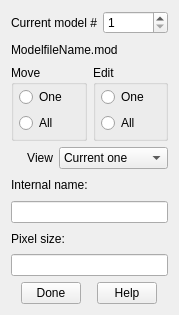
<ui version="4.0" >
 <class>imodvModeledForm</class>
 <widget class="QWidget" name="imodvModeledForm" >
  <property name="geometry" >
   <rect>
    <x>0</x>
    <y>0</y>
    <width>179</width>
    <height>315</height>
   </rect>
  </property>
  <property name="focusPolicy" >
   <enum>Qt::StrongFocus</enum>
  </property>
  <property name="windowTitle" >
   <string>3dmodv Model Edit</string>
  </property>
  <layout class="QVBoxLayout" name="verticalLayout_3" >
   <item>
    <layout class="QHBoxLayout" >
     <property name="spacing" >
      <number>6</number>
     </property>
     <property name="margin" >
      <number>0</number>
     </property>
     <item>
      <widget class="QLabel" name="TextLabel1" >
       <property name="text" >
        <string>Current model #</string>
       </property>
       <property name="alignment" >
        <set>Qt::AlignRight|Qt::AlignTrailing|Qt::AlignVCenter</set>
       </property>
       <property name="wordWrap" >
        <bool>false</bool>
       </property>
      </widget>
     </item>
     <item>
      <widget class="QSpinBox" name="currentSpinBox" >
       <property name="focusPolicy" >
        <enum>Qt::ClickFocus</enum>
       </property>
       <property name="toolTip" >
        <string>Select the current model to be displayed</string>
       </property>
       <property name="minimum" >
        <number>1</number>
       </property>
      </widget>
     </item>
    </layout>
   </item>
   <item>
    <widget class="QLabel" name="filenameLabel" >
     <property name="text" >
      <string>ModelfileName.mod</string>
     </property>
     <property name="wordWrap" >
      <bool>false</bool>
     </property>
    </widget>
   </item>
   <item>
    <layout class="QHBoxLayout" name="horizontalLayout" >
     <item>
      <widget class="QGroupBox" name="groupBox" >
       <property name="title" >
        <string>Move</string>
       </property>
       <layout class="QVBoxLayout" name="verticalLayout" >
        <property name="leftMargin" >
         <number>5</number>
        </property>
        <property name="topMargin" >
         <number>2</number>
        </property>
        <property name="rightMargin" >
         <number>5</number>
        </property>
        <property name="bottomMargin" >
         <number>5</number>
        </property>
        <item>
         <widget class="QRadioButton" name="moveOneRadio" >
          <property name="focusPolicy" >
           <enum>Qt::NoFocus</enum>
          </property>
          <property name="toolTip" >
           <string>Move only the current model</string>
          </property>
          <property name="text" >
           <string>One</string>
          </property>
         </widget>
        </item>
        <item>
         <widget class="QRadioButton" name="moveAllRadio" >
          <property name="focusPolicy" >
           <enum>Qt::NoFocus</enum>
          </property>
          <property name="toolTip" >
           <string>Move all models together</string>
          </property>
          <property name="text" >
           <string>All</string>
          </property>
         </widget>
        </item>
       </layout>
      </widget>
     </item>
     <item>
      <widget class="QGroupBox" name="groupBox_2" >
       <property name="title" >
        <string>Edit</string>
       </property>
       <layout class="QVBoxLayout" name="verticalLayout_2" >
        <property name="leftMargin" >
         <number>5</number>
        </property>
        <property name="topMargin" >
         <number>2</number>
        </property>
        <property name="rightMargin" >
         <number>5</number>
        </property>
        <property name="bottomMargin" >
         <number>5</number>
        </property>
        <item>
         <widget class="QRadioButton" name="editOneRadio" >
          <property name="focusPolicy" >
           <enum>Qt::NoFocus</enum>
          </property>
          <property name="toolTip" >
           <string>Edit properties only of current model</string>
          </property>
          <property name="text" >
           <string>One</string>
          </property>
         </widget>
        </item>
        <item>
         <widget class="QRadioButton" name="editAllRadio" >
          <property name="focusPolicy" >
           <enum>Qt::NoFocus</enum>
          </property>
          <property name="toolTip" >
           <string>Edit properties of all models together</string>
          </property>
          <property name="text" >
           <string>All</string>
          </property>
         </widget>
        </item>
       </layout>
      </widget>
     </item>
    </layout>
   </item>
   <item>
    <layout class="QHBoxLayout" >
     <property name="spacing" >
      <number>6</number>
     </property>
     <property name="margin" >
      <number>0</number>
     </property>
     <item>
      <widget class="QLabel" name="TextLabel5" >
       <property name="text" >
        <string>View</string>
       </property>
       <property name="alignment" >
        <set>Qt::AlignRight|Qt::AlignTrailing|Qt::AlignVCenter</set>
       </property>
       <property name="wordWrap" >
        <bool>false</bool>
       </property>
      </widget>
     </item>
     <item>
      <widget class="QComboBox" name="viewComboBox" >
       <property name="focusPolicy" >
        <enum>Qt::NoFocus</enum>
       </property>
       <property name="toolTip" >
        <string>Select which models to view with the current one, if any</string>
       </property>
       <item>
        <property name="text" >
         <string>Current one</string>
        </property>
       </item>
       <item>
        <property name="text" >
         <string>Current &amp; last</string>
        </property>
       </item>
       <item>
        <property name="text" >
         <string>Current &amp; next</string>
        </property>
       </item>
       <item>
        <property name="text" >
         <string>All models</string>
        </property>
       </item>
      </widget>
     </item>
    </layout>
   </item>
   <item>
    <widget class="QLabel" name="TextLabel3" >
     <property name="text" >
      <string>Internal name:</string>
     </property>
     <property name="alignment" >
      <set>Qt::AlignLeading|Qt::AlignLeft|Qt::AlignVCenter</set>
     </property>
     <property name="wordWrap" >
      <bool>false</bool>
     </property>
    </widget>
   </item>
   <item>
    <widget class="QLineEdit" name="internalNameEdit" >
     <property name="focusPolicy" >
      <enum>Qt::ClickFocus</enum>
     </property>
     <property name="toolTip" >
      <string>Enter an internally stored name for this model</string>
     </property>
    </widget>
   </item>
   <item>
    <widget class="QLabel" name="TextLabel4" >
     <property name="text" >
      <string>Pixel size:</string>
     </property>
     <property name="alignment" >
      <set>Qt::AlignLeading|Qt::AlignLeft|Qt::AlignVCenter</set>
     </property>
     <property name="wordWrap" >
      <bool>false</bool>
     </property>
    </widget>
   </item>
   <item>
    <widget class="QLineEdit" name="pixelSizeEdit" >
     <property name="focusPolicy" >
      <enum>Qt::ClickFocus</enum>
     </property>
     <property name="toolTip" >
      <string>Set the pixel size of the model (add units of pixels, A, nm, um, mm, m, or km)</string>
     </property>
    </widget>
   </item>
   <item>
    <layout class="QHBoxLayout" >
     <property name="spacing" >
      <number>6</number>
     </property>
     <property name="margin" >
      <number>0</number>
     </property>
     <item>
      <widget class="QPushButton" name="doneButton" >
       <property name="sizePolicy" >
        <sizepolicy vsizetype="Fixed" hsizetype="Fixed" >
         <horstretch>0</horstretch>
         <verstretch>0</verstretch>
        </sizepolicy>
       </property>
       <property name="maximumSize" >
        <size>
         <width>60</width>
         <height>32767</height>
        </size>
       </property>
       <property name="focusPolicy" >
        <enum>Qt::NoFocus</enum>
       </property>
       <property name="toolTip" >
        <string>Close dialog box</string>
       </property>
       <property name="text" >
        <string>Done</string>
       </property>
      </widget>
     </item>
     <item>
      <widget class="QPushButton" name="helpButton" >
       <property name="sizePolicy" >
        <sizepolicy vsizetype="Fixed" hsizetype="Fixed" >
         <horstretch>0</horstretch>
         <verstretch>0</verstretch>
        </sizepolicy>
       </property>
       <property name="maximumSize" >
        <size>
         <width>60</width>
         <height>32767</height>
        </size>
       </property>
       <property name="focusPolicy" >
        <enum>Qt::NoFocus</enum>
       </property>
       <property name="toolTip" >
        <string>Open help window</string>
       </property>
       <property name="text" >
        <string>Help</string>
       </property>
      </widget>
     </item>
    </layout>
   </item>
  </layout>
 </widget>
 <layoutdefault spacing="6" margin="11" />
 <resources/>
 <connections>
  <connection>
   <sender>viewComboBox</sender>
   <signal>activated(int)</signal>
   <receiver>imodvModeledForm</receiver>
   <slot>viewSelected(int)</slot>
   <hints>
    <hint type="sourcelabel" >
     <x>20</x>
     <y>20</y>
    </hint>
    <hint type="destinationlabel" >
     <x>20</x>
     <y>20</y>
    </hint>
   </hints>
  </connection>
  <connection>
   <sender>currentSpinBox</sender>
   <signal>valueChanged(int)</signal>
   <receiver>imodvModeledForm</receiver>
   <slot>modelChanged(int)</slot>
   <hints>
    <hint type="sourcelabel" >
     <x>20</x>
     <y>20</y>
    </hint>
    <hint type="destinationlabel" >
     <x>20</x>
     <y>20</y>
    </hint>
   </hints>
  </connection>
  <connection>
   <sender>currentSpinBox</sender>
   <signal>valueChanged(int)</signal>
   <receiver>imodvModeledForm</receiver>
   <slot>setFocus()</slot>
   <hints>
    <hint type="sourcelabel" >
     <x>20</x>
     <y>20</y>
    </hint>
    <hint type="destinationlabel" >
     <x>20</x>
     <y>20</y>
    </hint>
   </hints>
  </connection>
  <connection>
   <sender>internalNameEdit</sender>
   <signal>returnPressed()</signal>
   <receiver>imodvModeledForm</receiver>
   <slot>setFocus()</slot>
   <hints>
    <hint type="sourcelabel" >
     <x>20</x>
     <y>20</y>
    </hint>
    <hint type="destinationlabel" >
     <x>20</x>
     <y>20</y>
    </hint>
   </hints>
  </connection>
  <connection>
   <sender>internalNameEdit</sender>
   <signal>textChanged(QString)</signal>
   <receiver>imodvModeledForm</receiver>
   <slot>nameChanged(QString)</slot>
   <hints>
    <hint type="sourcelabel" >
     <x>20</x>
     <y>20</y>
    </hint>
    <hint type="destinationlabel" >
     <x>20</x>
     <y>20</y>
    </hint>
   </hints>
  </connection>
  <connection>
   <sender>pixelSizeEdit</sender>
   <signal>returnPressed()</signal>
   <receiver>imodvModeledForm</receiver>
   <slot>setFocus()</slot>
   <hints>
    <hint type="sourcelabel" >
     <x>20</x>
     <y>20</y>
    </hint>
    <hint type="destinationlabel" >
     <x>20</x>
     <y>20</y>
    </hint>
   </hints>
  </connection>
  <connection>
   <sender>pixelSizeEdit</sender>
   <signal>returnPressed()</signal>
   <receiver>imodvModeledForm</receiver>
   <slot>newPixelSize()</slot>
   <hints>
    <hint type="sourcelabel" >
     <x>20</x>
     <y>20</y>
    </hint>
    <hint type="destinationlabel" >
     <x>20</x>
     <y>20</y>
    </hint>
   </hints>
  </connection>
  <connection>
   <sender>doneButton</sender>
   <signal>clicked()</signal>
   <receiver>imodvModeledForm</receiver>
   <slot>donePressed()</slot>
   <hints>
    <hint type="sourcelabel" >
     <x>20</x>
     <y>20</y>
    </hint>
    <hint type="destinationlabel" >
     <x>20</x>
     <y>20</y>
    </hint>
   </hints>
  </connection>
  <connection>
   <sender>helpButton</sender>
   <signal>clicked()</signal>
   <receiver>imodvModeledForm</receiver>
   <slot>helpPressed()</slot>
   <hints>
    <hint type="sourcelabel" >
     <x>20</x>
     <y>20</y>
    </hint>
    <hint type="destinationlabel" >
     <x>20</x>
     <y>20</y>
    </hint>
   </hints>
  </connection>
 </connections>
</ui>
